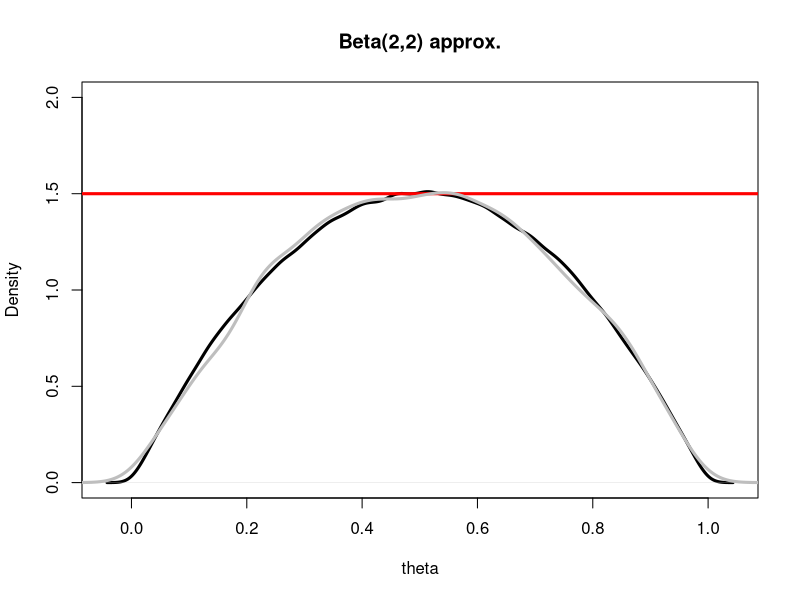

Here is the R script that generated this plot:
#  Simple rejection sampling example.  Target distribution p(theta) is Beta(2,2)
#  and proposal m(theta) is uniform(0,1).  We find the bounding constant by
#  differentiating the ratio p / m with respect to theta.  For this example,
#  c = 3/2.

#  First draw 10000 theta.star from m(theta) = U(0,1) and 10000 uniforms from
#  U(0,1).

theta.star = runif(10000, 0, 1)
u = runif(10000, 0, 1)

#  Now loop over the 10000 candidate values theta.star to see which ones
#  we keep and which we reject.  We initialize two indices, keep and reject.
#  The vector prob contains the acceptance probabilities of each theta.star.

keep = 0 ; reject = 0
theta=rep(0, 10000)
prob = rep(0, 10000)
for(i in 1:length(theta.star)){
  prob[i] = 6 * theta.star[i] * (1 - theta.star[i]) / 1.5
  if(u[i] <= prob[i]){
    theta[keep] = theta.star[i]
    keep = keep + 1
  }
  else{ 
    reject = reject + 1
  }
}

prob.reject = reject / length(theta.star)
prob.reject

#  Plot the target distribution, c*m and the resulting approximation
#  on the same figure.

theta.plot = rep(0, keep)
for(i in 1:keep){
  theta.plot[i] = theta[i]
}

x = rbeta(500000, 2, 2)
plot(density(x), type="l", lwd=3, xlab="theta", ylim=c(0,2), main="Beta(2,2) approx.")
abline(h=1.5, lwd=3, col="red")
lines(density(theta.plot), lwd=3, col = "gray")
 

